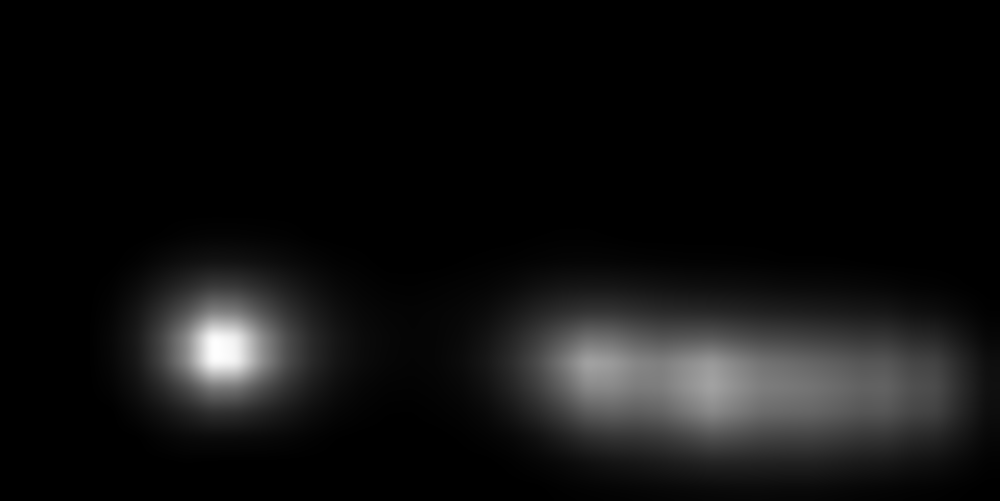
#> input picture test/test4/pred4/1800.1045000000001diagram (1).png, 1000 x 501 px, shrunk from 1998 x 1000 before the run; its folder holds 4 pictures in this run
$ python main.py   (Python 2 division)
#> lines starting #> are read from the running program, lines starting #| are printed output that depends on the picture; after the words box and inside, x2 and y2 are one past the last pixel; in counts of white or black regions, pixels touching at a corner belong together
# include <opencv2/imgcodecs.hpp>
import cv2 as cv
import os
import array as arr
import numpy as np
from matplotlib import pyplot as plt


a = arr.array('i', [])
imgs_train_path = "pred4/"
images = [imgs_train_path + f for f in os.listdir(imgs_train_path) if f.endswith(('.jpg', '.jpeg', '.png'))]
size = len(images) - 1
img = cv.imread(images[0])
#> img is the input picture: shape (501, 1000, 3); min 0, max 254, mean 16.9
height, width = img.shape[:2]
#> height = 501; width = 1000
total = height*width
#> total = 501000

for x in range(size):
   src1 = cv.imread(images[x],0   )
#> src1: shape (501, 1000); min 0, max 254, mean 16.9
   src2 = cv.imread(images[x+1],0  )
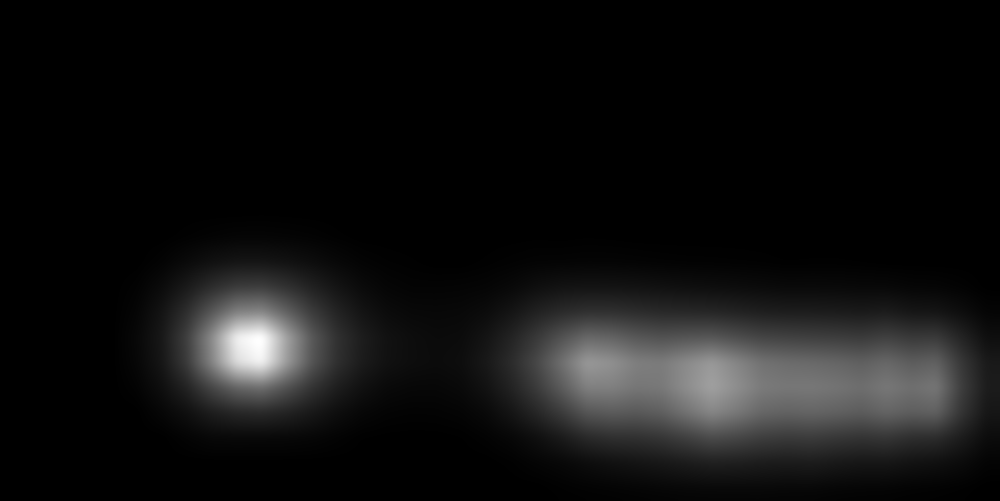
#> input picture test/test4/pred4/1804.807diagram.png, 1000 x 501 px, shrunk from 1998 x 1000 before the run
#> src2 is the input picture: shape (501, 1000); min 0, max 254, mean 17.2

   #res = cv.subtract(src2, src1);
   res = np.abs(src2 - src1)
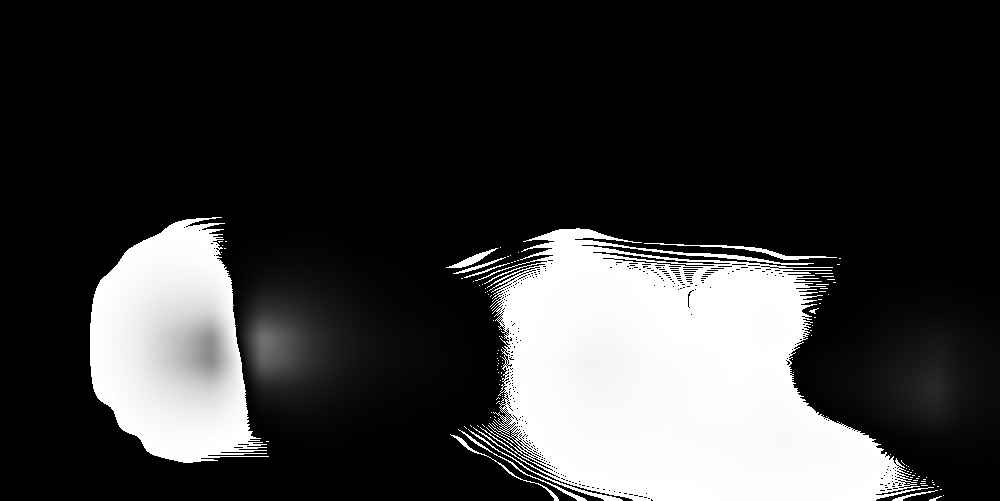
#> res: shape (501, 1000); min 0, max 255, mean 56.1
   diff = ~src1
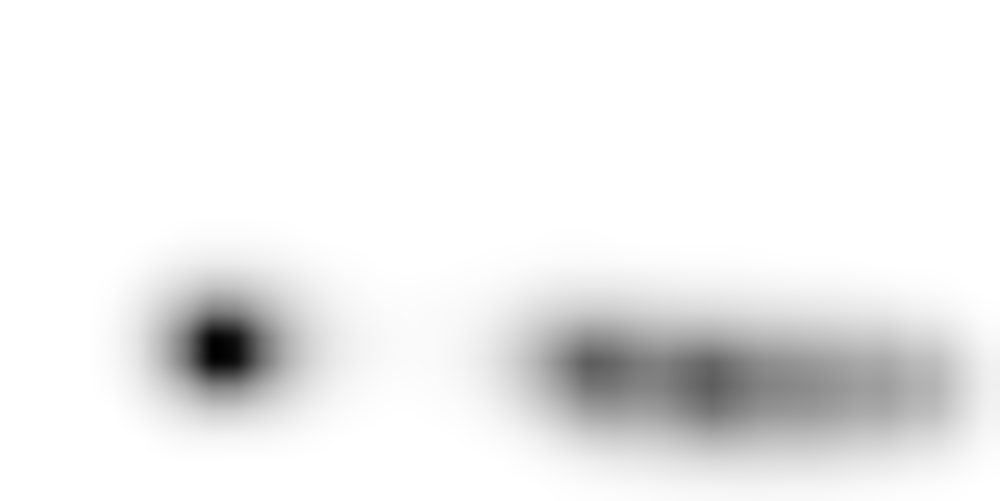
#> diff: shape (501, 1000); min 1, max 255, mean 238.1
   diff=diff - src1
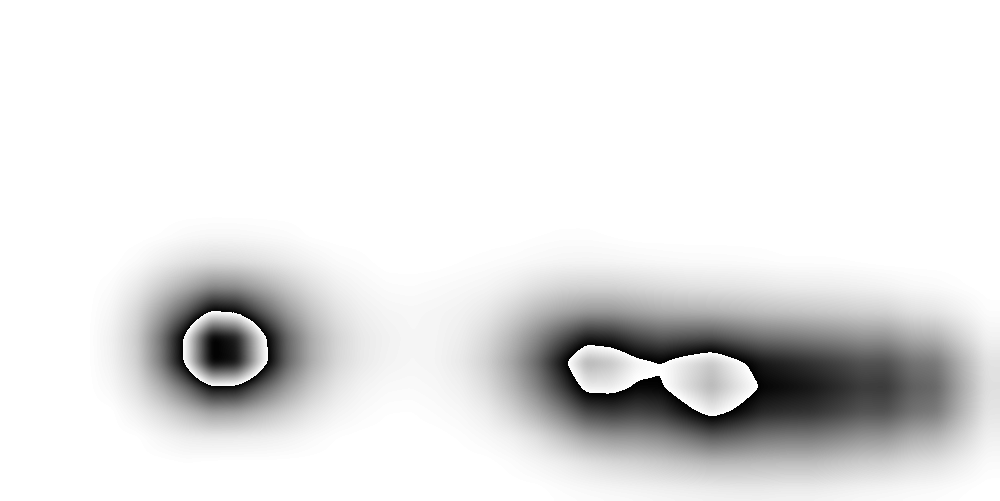
#> diff: shape (501, 1000); min 1, max 255, mean 227.7
   #cv.imwrite("diff.png",diff)
   diff = ~diff
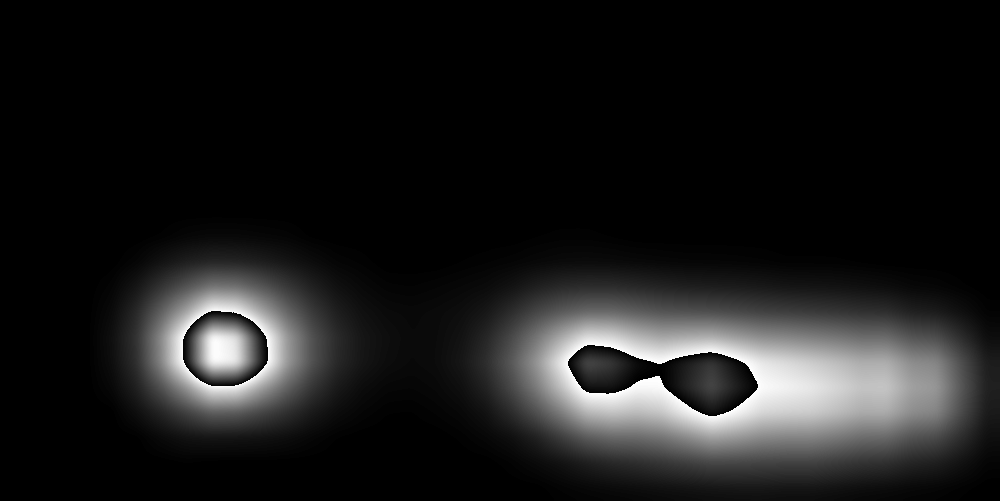
#> diff: shape (501, 1000); min 0, max 254, mean 27.3
   maxc=cv.countNonZero(diff)
#> maxc = 202552
   # [4 lines of commented-out code are left out]
   res = cv.inRange(res,7,10)
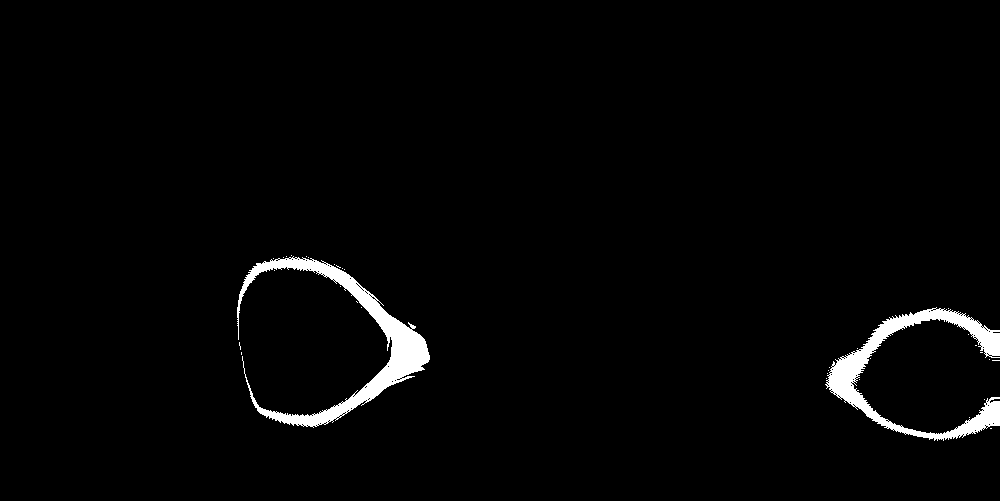
#> res: shape (501, 1000); 2.2% white; 34 white regions (32 under 20 px), largest, box (x1, y1, x2, y2) and area: (237, 256, 430, 428) 5899, (825, 307, 1000, 441) 5134
   white = cv.countNonZero(res)
#> white = 11090
   #print(white)
   a.append(white*100/maxc)
#> pass 2 of the loop `for x in range(size):`:
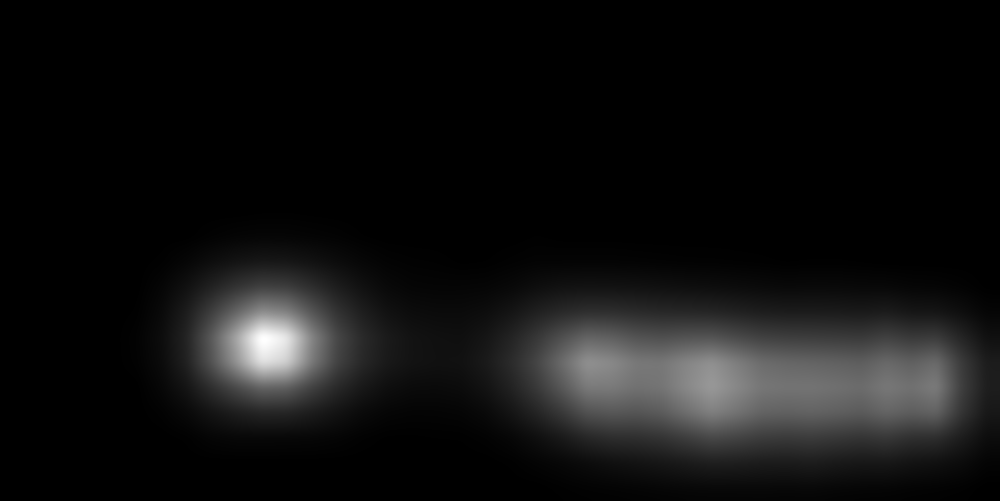
#> input picture test/test4/pred4/1807.733diagram.png, 1000 x 501 px, shrunk from 1998 x 1000 before the run
#> src2 is the input picture: shape (501, 1000); min 0, max 254, mean 16.9
#> `diff = ~diff`:
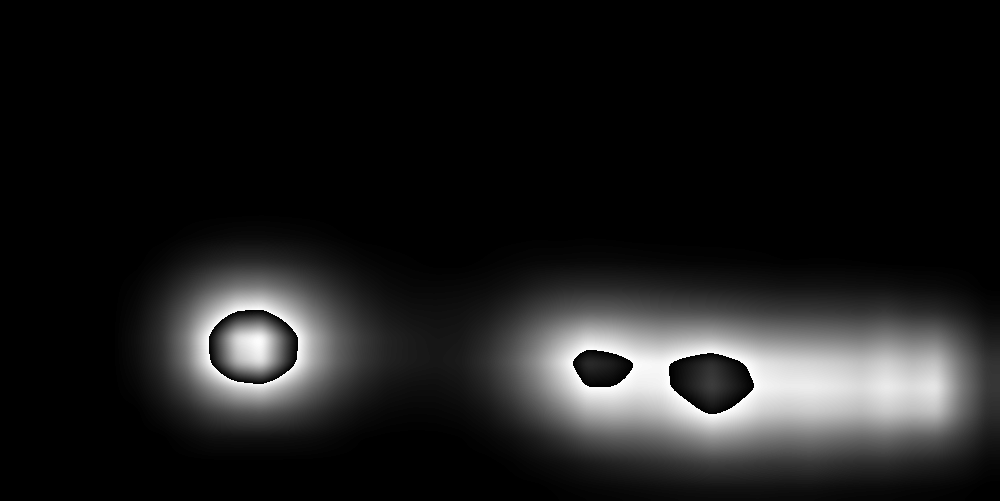
#> diff: shape (501, 1000); min 0, max 254, mean 28.8
#> maxc = 199766
#> `res = cv.inRange(res,7,10)`:
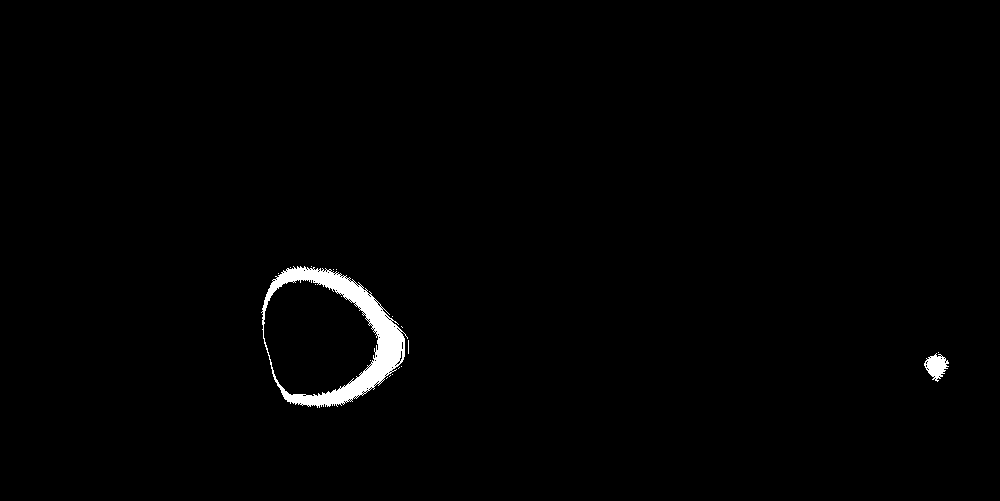
#> res: shape (501, 1000); 1.1% white; 19 white regions (17 under 20 px), largest, box (x1, y1, x2, y2) and area: (261, 266, 408, 408) 5098, (924, 353, 949, 382) 405
#> white = 5537
#> pass 3 of the loop `for x in range(size):`:
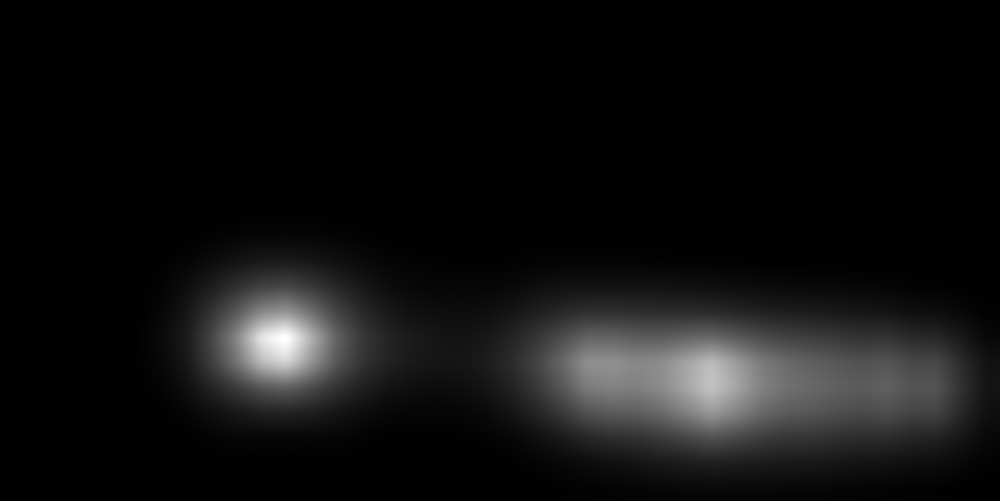
#> input picture test/test4/pred4/1809.7603000000001diagram.png, 1000 x 501 px, shrunk from 1998 x 1000 before the run
#> src2 is the input picture: shape (501, 1000); min 0, max 254, mean 16.9
#> `diff = ~diff`:
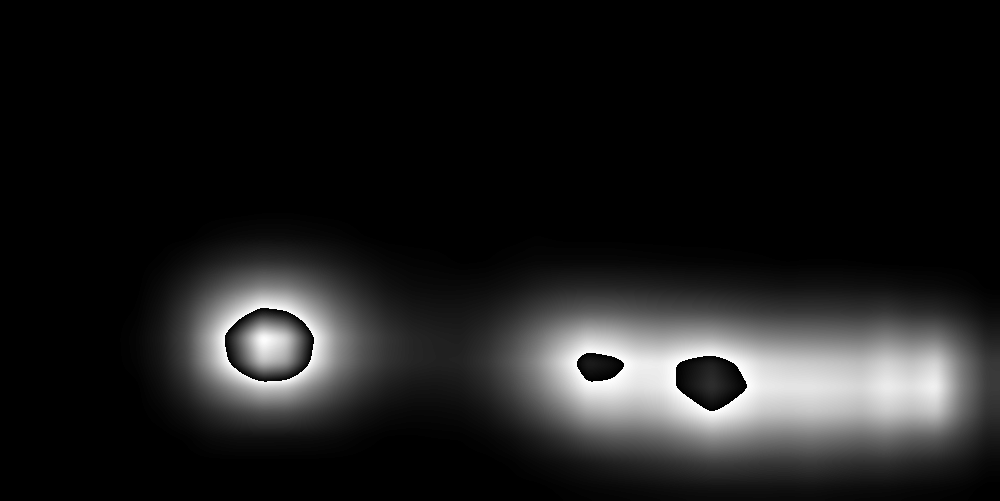
#> diff: shape (501, 1000); min 0, max 254, mean 29.2
#> maxc = 198440
#> `res = cv.inRange(res,7,10)`:
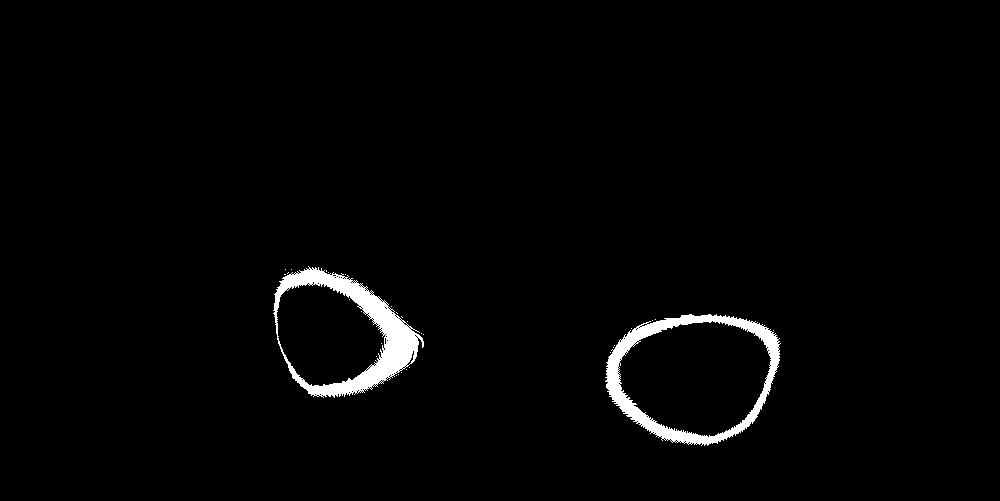
#> res: shape (501, 1000); 2% white; 31 white regions (29 under 20 px), largest, box (x1, y1, x2, y2) and area: (273, 266, 424, 398) 5319, (605, 314, 781, 446) 4640
#> white = 9993
   #a.append(white)
   #name = "new"+'%s' % x+".png"
   #cv.imwrite("diff/"+ name, res)

print(a)
